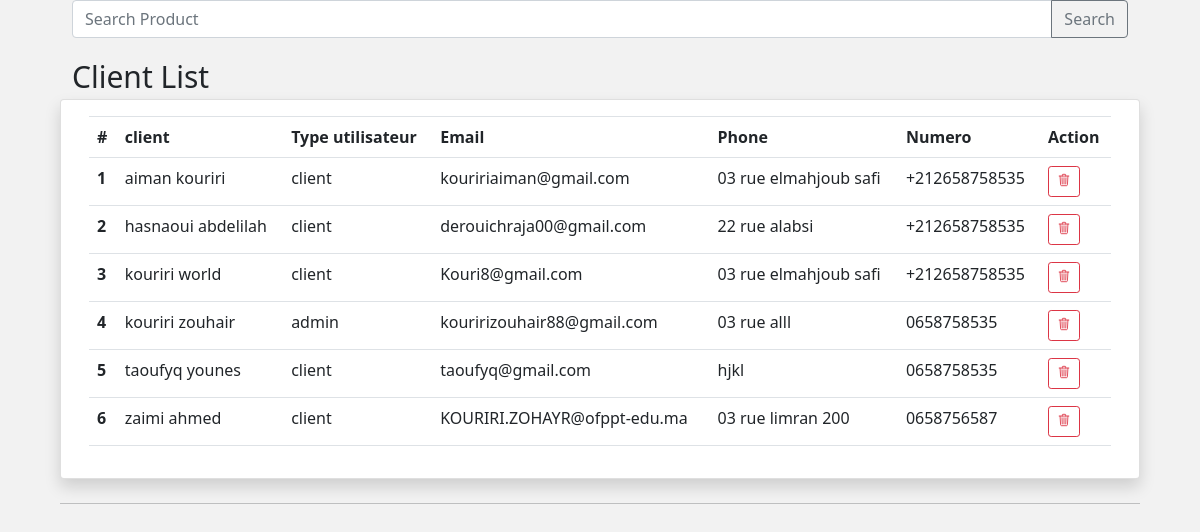
The page /client.php on the database its author committed.
### tables this page shows
CREATE TABLE `client` (
  `email_c` varchar(60) NOT NULL,
  `prenom_c` varchar(20) NOT NULL,
  `nom_c` varchar(30) NOT NULL,
  `sexe_c` varchar(6) NOT NULL,
  `tel_c` varchar(20) NOT NULL,
  `type_c` varchar(15) DEFAULT NULL,
  `adr_c` varchar(70) DEFAULT NULL,
  `pass_c` varchar(40) NOT NULL,
  `type_utilisateur` varchar(10) DEFAULT NULL
);

### client.php (the view, shortened to what this page needs)
<?php
$host="localhost";
$dbname="ordishop";
$username="root";
$password="";
try{
         $con=new PDO("mysql:host=$host;dbname=$dbname", $username,$password);
     } catch(PDOException $e){
         die('Erreur:' .$e->getMessage());
     }
      $search=$_GET['search'] ?? '';
      if($search){
      $statement = $con->prepare('SELECT *FROM client WHERE nom_c=:nom_c ORDER BY nom_c ASC ');
      $statement->bindValue(':nom_c',"$search");
      }else{
      $statement = $con->prepare('SELECT * FROM client ORDER BY nom_c ASC');
      }
      $statement->execute();
      $clients=$statement->fetchAll(PDO::FETCH_ASSOC);
?>
<!DOCTYPE html>
<html lang="en">
<head>
    <link rel="stylesheet" href="bootstrap.min.css">
</head>
<body>
<div class="container">
  <div class="row">
<form action="">
  <div class="input-group mb-3">
  <input type="text" class="form-control"name="search" value="<?php echo $search ?>" placeholder="Search Product">
  <button class="btn btn-outline-secondary" type="submit" id="button-addon2">Search</button>
</div>
  </form>
    <div id='listx'>Client List</div>
    <br>
    <div class="card shadow mb-4 col">
        <div class="card-body">
             <div class="table-responsive">
                  <table class="table table-bordered" id="dataTable" width="100%" cellspacing="0">
             <thead>
               <tr>
                 <th scope="col">#</th>
                 <th scope="col">client</th>
                 <th scope="col">Type utilisateur</th>
                 <th scope="col">Email</th>
                 <th scope="col">Phone</th>
                 <th scope="col">Numero</th>
                 <th scope="col">Action</th>
               </tr>
             </thead>
             <tbody>
             <?php foreach ($clients as $i=>$client): ?>
               <tr>
                 <th scope="row"><?= $i+1 ?> </th>
                 <td><?php echo $client['nom_c'] .'   '.$client['prenom_c']?></td>
                 <td><?= $client['type_utilisateur'] ?> </td>
                 <td><?= $client['email_c'] ?> </td>
                 <td><?= $client['adr_c'] ?> </td>
                 <td><?= $client['tel_c'] ?> </td>
                 <td>
                   <form style="display:inline-block"  action="delet_client.php" method='POST'>
                       <button type="submit" class="btn btn-sm  btn-outline-danger" ><ion-icon name="trash-outline">Delet</ion-icon></button>
                   </form>
                 </td>
               </tr>
               <?php endforeach; ?>
             </tbody>
         </table>
         </div>
                     </div>
                 </div>
                 <hr>
             </div>
         </div>
</body>
</html>

### client.php (style rules this page uses)
body { width:90%; margin:auto; background-color: hsl(0, 0%, 95%); }
tr { border-left: none; border-right: none; }
td { border-left: none; border-right: none; }
th { border-left: none; border-right: none; }
.table>:not(:first-child) { border-top: 1px solid currentColor; }
#listx { font-size:30px; font-weight:500; }

### rows shown on the page
client: nom_c "aiman", prenom_c "kouriri", type_utilisateur "client", email_c "kouririaiman@gmail.com", adr_c "03 rue elmahjoub safi", tel_c "+212658758535"
client: nom_c "hasnaoui", prenom_c "abdelilah", type_utilisateur "client", email_c "derouichraja00@gmail.com", adr_c "22 rue alabsi", tel_c "+212658758535"
client: nom_c "kouriri", prenom_c "world", type_utilisateur "client", email_c "Kouri8@gmail.com", adr_c "03 rue elmahjoub safi", tel_c "+212658758535"
client: nom_c "kouriri", prenom_c "zouhair", type_utilisateur "admin", email_c "kouririzouhair88@gmail.com", adr_c "03 rue alll", tel_c "0658758535"
client: nom_c "taoufyq", prenom_c "younes", type_utilisateur "client", email_c "taoufyq@gmail.com", adr_c "hjkl", tel_c "0658758535"
client: nom_c "zaimi", prenom_c "ahmed", type_utilisateur "client", email_c "KOURIRI.ZOHAYR@ofppt-edu.ma", adr_c "03 rue limran 200", tel_c "0658756587"
